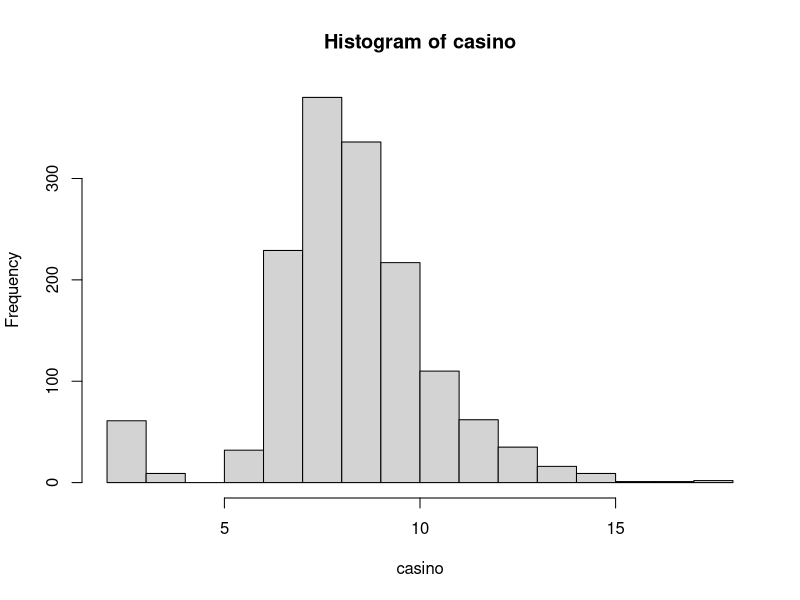
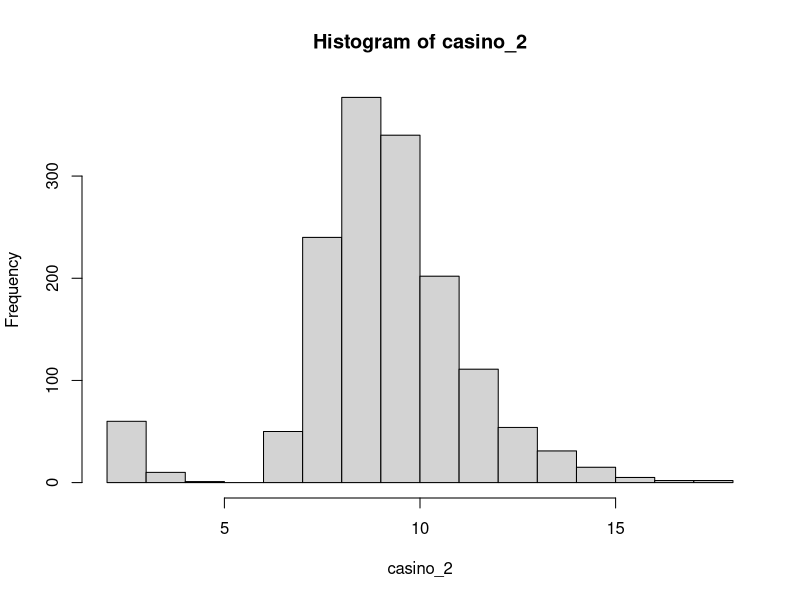

R code for these plots, in order:
## ---- chunk 1
knitr::opts_chunk$set(echo = TRUE)
## ---- chunk 2
roulette_streaks <- function(num_spins=600) {
  
  # "spin" will create a character vector filled with all of the
  # outcomes of the user specified number of spins.
  
  roll <- sample(c("Black","Red","Green"),size=num_spins,
                 prob=c(18/38,18/38,2/38),replace=TRUE)
  
  longest_streak <- 1 # Sets the longest streak to an initial value of 1.
  current_streak <- 1 # Sets the current streak to an initial value of 1.
  
  # The following "for" loop will see if an outcome following another outcome
  # are equal, and if so the current streak will increase by 1 each time
  # this qualification is true, if not we return the current streak to 1.
  
  for(i in 1:num_spins) { 
    last_outcome <- roll[1]
    if (roll[i] == last_outcome) {
      current_streak <- current_streak + 1
    } else {
      current_streak <- 1
    }
    
    # Below, we are checking if the current streak if longer than
    # the longest streak, and if so that current streak becomes the
    # value for the longest streak.
    
    if (current_streak > longest_streak) {
      longest_streak <- current_streak
    }
    
    last_outcome <- roll[i] # After all of our checks, this line allows us
                            # to repeat the process with the next outcome
  }
  
  longest_streak # Returns the longest streak after all of spins are complete
  
}
roulette_streaks()
## ---- chunk 3
set.seed(314159) # Sets a uniform outcome for each trial
casino <- c() # Creates an empty vector

# If we suppose each time we run "roulette_streaks" at 600 times spun as 
# a day's worth of spins, the following "for" loop shows us the outcome 
# of 1,500 days or approximately 4 years worth of spins.

for(i in 1:1500) {
  casino <- c(casino,roulette_streaks())
}

summary(casino) # Shows us a quantitative summary of the "for" loop
hist(casino) # Creates a histogram of the data acquired
## ---- chunk 4
set.seed(314159) # Sets a uniform outcome for each trial
casino_2 <- c() # Creates an empty vector

# Using the same logic as the above trial, instead of 600 spins in a day
# we supposed that the casino speeds up the process to 1,200 spins a day over
# the period of approximately 4 years.

for(i in 1:1500)
  casino_2 <- c(casino_2,roulette_streaks(1200))

summary(casino_2) # Shows us a quantitative summary of the "for" loop
hist(casino_2) # Creates a histogram of the data acquired
